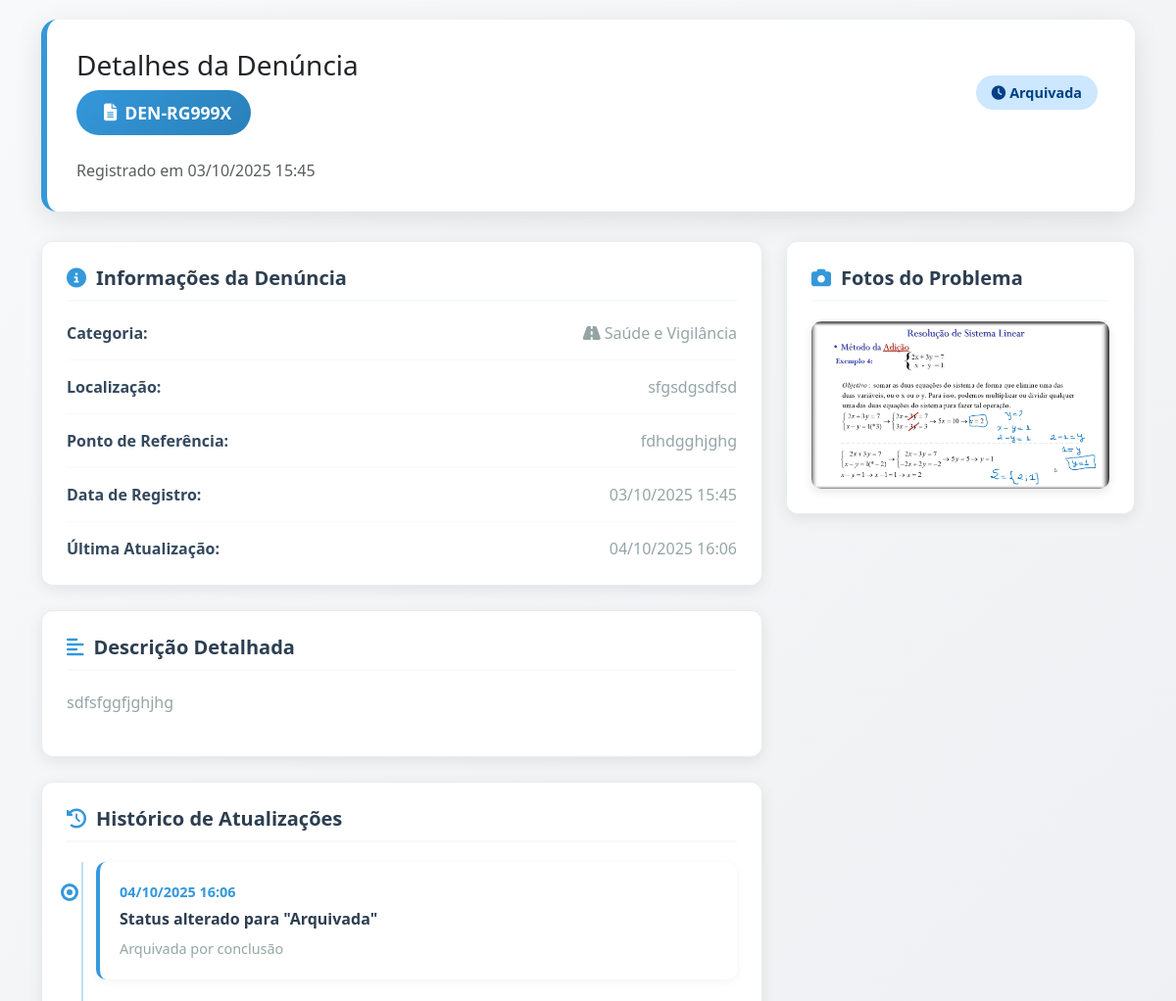
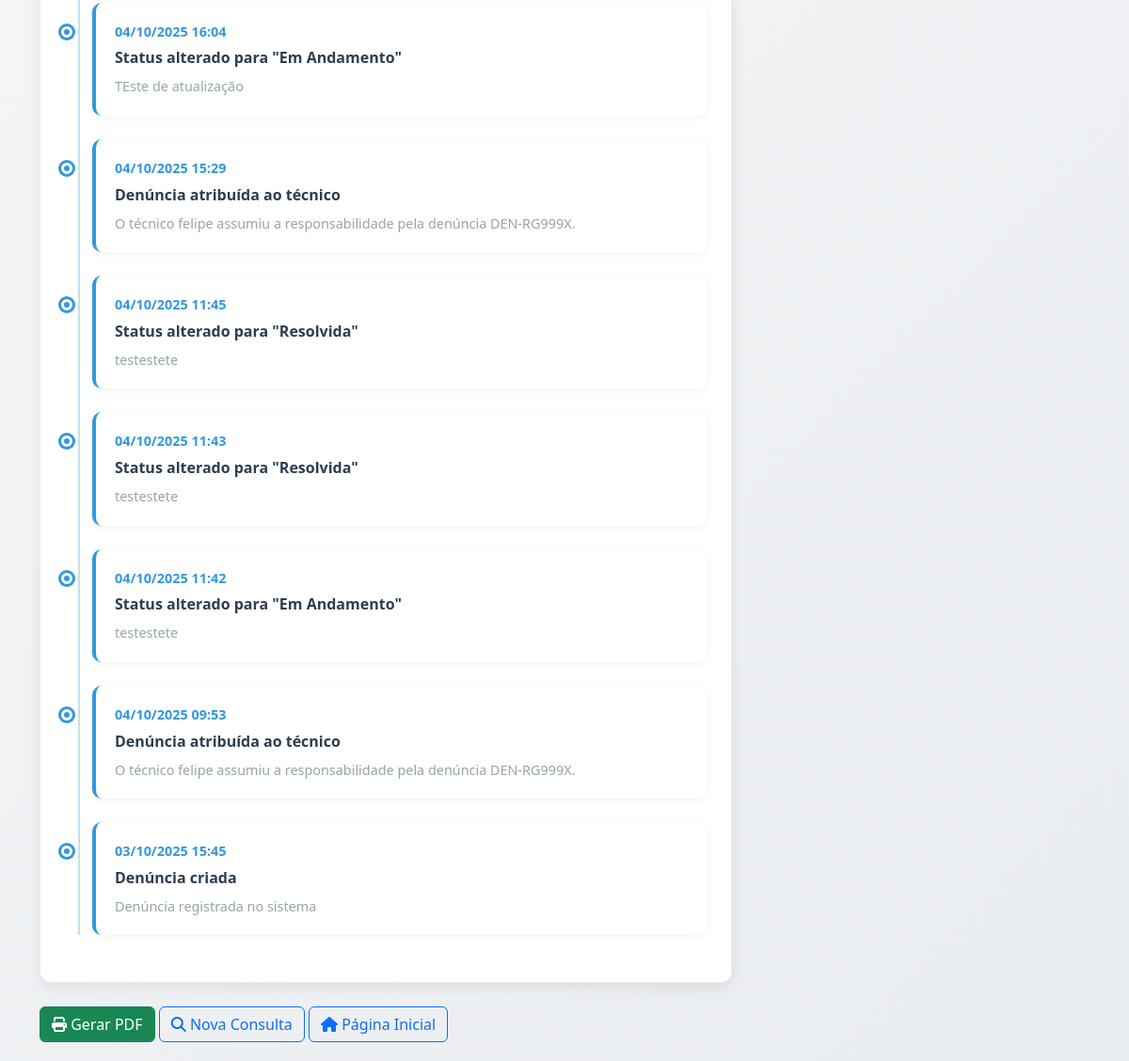
/detalhe/DEN-RG999X/, run on the app's committed database (2 pictures, top to bottom).
### denuncias/models.py (models this page shows, shortened)
class Denuncia(models.Model):
    STATUS_CHOICES = [
        ('NÃO_ATRIBUIDO', 'Aguardando Atribuição'),
        ('RECEBIDA', 'Recebida'),
        ('EM_ANALISE', 'Em Análise'),
        ('EM_ANDAMENTO', 'Em Andamento'),
        ('RESOLVIDA', 'Resolvida'),
        ('ARQUIVADA', 'Arquivada'),
    ]
    PRIORIDADE_CHOICES = [
        ('BAIXA', 'Baixa'),
        ('MEDIA', 'Média'),
        ('ALTA', 'Alta'),
        ('URGENTE', 'Urgente'),
    ]
    protocolo = models.CharField(
        max_length=10,
        primary_key=True,
        blank=True,
        editable=False,
        unique=True,
        verbose_name="Número do Protocolo"
    )
    titulo = models.CharField(
        max_length=200,
        verbose_name="Título da Denúncia",
        help_text="Título resumido do problema"
    )
    descricao = models.TextField(
        verbose_name="Descrição Detalhada",
        help_text="Descreva o problema em detalhes"
    )
    endereco = models.CharField(
        max_length=255,
        verbose_name="Localização",
        help_text="Endereço ou local onde ocorreu o problema"
    )
    ponto_referencia = models.CharField(
        max_length=255,
        blank=True,
        null=True,
        verbose_name="Ponto de Referência",
        help_text="Ponto de referência próximo (opcional)"
    )
    categoria = models.ForeignKey(
        Categoria,
        on_delete=models.PROTECT,
        related_name='denuncias',
        verbose_name="Categoria do Problema"
    )
    status = models.CharField(
        max_length=20,
        choices=STATUS_CHOICES,
        default='NÃO_ATRIBUIDO',
        verbose_name="Status da Denúncia"
    )
    prioridade = models.CharField(
        max_length=20,
        choices=PRIORIDADE_CHOICES,
        default='MEDIA',
        verbose_name="Prioridade"
    )
    contato = models.CharField(
        max_length=100,
        blank=True,
        null=True,
        verbose_name="Contato",
        help_text="Telefone ou e-mail para retorno (opcional)"
    )
    foto = models.ImageField(
        upload_to='denuncias/',
        blank=True,
        null=True,
        verbose_name="Foto do Problema",
        help_text="Faça upload de uma foto que mostre o problema",
        validators=[
            FileExtensionValidator(
                allowed_extensions=['jpg', 'jpeg', 'png', 'gif'],
                message="Somente imagens JPG, JPEG, PNG ou GIF são permitidas"
            )
        ]
    )
    data_criacao = models.DateTimeField(
        auto_now_add=True,
        verbose_name="Data de Criação"
    )
    data_atualizacao = models.DateTimeField(
        auto_now=True,
        verbose_name="Última Atualização"
    )
    data_previsao_resolucao = models.DateField(
        blank=True,
        null=True,
        verbose_name="Previsão de Resolução"
    )
    data_resolucao = models.DateField(
        blank=True,
        null=True,
        verbose_name="Data de Resolução"
    )
    resolucao = models.TextField(
        blank=True,
        null=True,
        verbose_name="Solução Aplicada",
        help_text="Descrição de como o problema foi resolvido"
    )
    observacoes_internas = models.TextField(
        blank=True,
        null=True,
        verbose_name="Observações Internas",
        help_text="Observações para uso da equipe administrativa"
    )
    tecnico = models.ForeignKey(
    'auth.User',
    null=True,
    blank=True,
    on_delete=models.SET_NULL,
    related_name='denuncias_atribuidas',
    verbose_name="Técnico Responsável"
    )
    class Meta:
        verbose_name = 'Denúncia'
        verbose_name_plural = 'Denúncias'
        ordering = ['-data_criacao']
        indexes = [
            models.Index(fields=['status']),
            models.Index(fields=['prioridade']),
            models.Index(fields=['data_criacao']),
            models.Index(fields=['categoria']),
        ]

class Categoria(models.Model):
    nome = models.CharField(max_length=100, unique=True)
    descricao = models.TextField(blank=True, null=True, help_text="Descrição opcional da categoria")
    ativo = models.BooleanField(default=True, help_text="Se a categoria está ativa para uso")
    ordem = models.PositiveIntegerField(default=0, help_text="Ordem de exibição da categoria")
    class Meta:
        verbose_name = 'Categoria'
        verbose_name_plural = 'Categorias'
        ordering = ['ordem', 'nome']

class LogDenuncia(models.Model):
    TIPO_ACAO_CHOICES = [
        ('NÃO_ATRIBUIDO', 'Aguardando Atribuição'),
        ('RECEBIDA', 'Recebida'),
        ('EM_ANALISE', 'Em Análise'),
        ('EM_ANDAMENTO', 'Em Andamento'),
        ('RESOLVIDA', 'Resolvida'),
        ('ARQUIVADA', 'Arquivada'),
    ]
    denuncia = models.ForeignKey(
        Denuncia,
        on_delete=models.CASCADE,
        related_name='logs'
    )
    tipo_acao = models.CharField(
        max_length=20,
        choices=TIPO_ACAO_CHOICES,
        verbose_name="Tipo de Ação"
    )
    acao = models.CharField(
        max_length=255,
        verbose_name="Descrição da Ação"
    )
    descricao = models.TextField(
        blank=True,
        null=True,
        verbose_name="Detalhes da Ação"
    )
    data_acao = models.DateTimeField(
        auto_now_add=True,
        verbose_name="Data da Ação"
    )
    usuario = models.ForeignKey(
        'auth.User',
        on_delete=models.SET_NULL,
        null=True,
        blank=True,
        related_name='logs_denuncias',
        verbose_name="Usuário Responsável"
    )
    dados_anteriores = models.JSONField(
        blank=True,
        null=True,
        verbose_name="Dados Anteriores"
    )
    dados_novos = models.JSONField(
        blank=True,
        null=True,
        verbose_name="Dados Novos"
    )
    class Meta:
        verbose_name = 'Log de Denúncia'
        verbose_name_plural = 'Logs de Denúncias'
        ordering = ['-data_acao']

### denuncias/views.py (the view)
# urls.py: path('detalhe/<str:protocolo>/', views.denuncia_detail_view, name='denuncia-detail'),
def denuncia_detail_view(request, protocolo):
    denuncia = get_object_or_404(Denuncia, protocolo=protocolo)
    logs = LogDenuncia.objects.filter(denuncia=denuncia)
    return render(request, 'denuncias/detail.html', {'denuncia': denuncia, 'logs': logs})

### denuncias/templates/denuncias/detail.html (shortened to what this page needs)
<!DOCTYPE html>
<html lang="pt-BR">
<head>
    <link rel="stylesheet" href="https://cdnjs.cloudflare.com/ajax/libs/font-awesome/6.4.0/css/all.min.css">
    <link href="https://cdn.jsdelivr.net/npm/bootstrap@5.3.0/dist/css/bootstrap.min.css" rel="stylesheet">
</head>
<body>
    <div class="container">
        <div class="header-section">
            <div class="d-flex flex-column flex-md-row justify-content-between align-items-start align-items-md-center mb-4">
                <div>
                    <h1 class="h3 mb-2">Detalhes da Denúncia</h1>
                    <div class="protocolo-badge">
                        <br>
                        <i class="fas fa-file-alt"></i>
                        {{ denuncia.protocolo }}
                    </div>
                </div>
                <div class="mt-3 mt-md-0">
                    <span class="status-badge status-andamento me-2">
                        <i class="fas fa-clock me-1"></i>{{ denuncia.get_status_display }}
                    </span>
                </div>
            </div>
            <p class="text-muted mb-0">Registrado em {{ denuncia.data_criacao|date:"d/m/Y H:i" }}</p>
        </div>
        <div class="row">
            <div class="col-lg-8">
                <div class="info-card">
                    <h5><i class="fas fa-info-circle"></i> Informações da Denúncia</h5>
                    <div class="info-item">
                        <span class="info-label">Categoria:</span>
                        <span class="info-value">
                            <i class="fas fa-road me-1"></i>{{ denuncia.categoria.nome }}
                        </span>
                    </div>
                    <div class="info-item">
                        <span class="info-label">Localização:</span>
                        <span class="info-value">
                            {{ denuncia.endereco }}
                        </span>
                    </div>
                    <div class="info-item">
                        <span class="info-label">Ponto de Referência:</span>
                        <span class="info-value">
                            {{ denuncia.ponto_referencia }}
                        </span>
                    </div>
                    <div class="info-item">
                        <span class="info-label">Data de Registro:</span>
                        <span class="info-value">{{ denuncia.data_criacao|date:"d/m/Y H:i" }}</span>
                    </div>
                    <div class="info-item">
                        <span class="info-label">Última Atualização:</span>
                        <span class="info-value">{{ denuncia.data_atualizacao|date:"d/m/Y H:i" }}</span>
                    </div>
                </div>
                <div class="info-card">
                    <h5><i class="fas fa-align-left"></i> Descrição Detalhada</h5>
                    <p style="color: var(--gray); line-height: 1.6;">
                        {{ denuncia.descricao }}
                    </p>
                </div>
                <div class="info-card">
                    <h5><i class="fas fa-history"></i> Histórico de Atualizações</h5>
                    <div class="timeline">
                        {% if logs %}
                            {% for log in logs %}
                            <div class="timeline-item">
                                <div class="timeline-date">{{ log.data_acao|date:"d/m/Y H:i" }}</div>
                                <div class="timeline-title">{{ log.acao }}</div>
                                <div class="timeline-description">
                                    {{ log.descricao }}
                                </div>
                            </div>
                            {% endfor %}
                        {% else %}
                            <p class="text-muted">Nenhum log encontrado para esta denúncia.</p>
                        {% endif %}
                    </div>
                </div>
            </div>
            <div class="col-lg-4">
                <div class="info-card">
                    <h5><i class="fas fa-camera"></i> Fotos do Problema</h5>
                    <div class="photo-gallery">
                        {% if denuncia.foto %}
                <div class="photo-item">
                  <img
                    src="{{ denuncia.foto.url }}"
                    alt="Foto do problema reportado - Protocolo {{ denuncia.protocolo }}"
                    style="width: 100%; height: auto; text-align: center"
                  />
                </div>
                {% endif %}
                    </div>
                </div>
            </div>
        </div>
        <div class="action-buttons">
            <a href="{% url 'denuncias:pdf-view' protocolo=denuncia.protocolo %}" class="btn btn-success">
                <i class="fas fa-print"></i> Gerar PDF
            </a>
            <a href="{% url 'denuncias:denuncia-search' %}" class="btn btn-outline-primary">
                <i class="fas fa-search"></i> Nova Consulta
            </a>
            <a href="{% url 'denuncias:home' %}" class="btn btn-outline-primary">
                <i class="fas fa-home"></i> Página Inicial
            </a>
        </div>
    </div>
</body>
</html>

### denuncias/templates/denuncias/detail.html (style rules this page uses)
:root { --primary: #3498db; --primary-dark: #2980b9; --secondary: #2c3e50; --success: #2ecc71; --warning: #f39c12; --danger: #e74c3c; --light: #ecf0f1; --dark: #34495e; --gray: #95a5a6; }
body { background: linear-gradient(135deg, #f8f9fa, #e9ecef); font-family: 'Segoe UI', Tahoma, Geneva, Verdana, sans-serif; min-height: 100vh; padding: 20px; }
.header-section { background: white; border-radius: 16px; box-shadow: 0 8px 30px rgba(0, 0, 0, 0.1); padding: 30px; margin-bottom: 30px; border-left: 6px solid var(--primary); }
.protocolo-badge { background: linear-gradient(135deg, var(--primary), var(--primary-dark)); color: white; padding: 10px 20px; border-radius: 25px; font-weight: 600; font-size: 1.1rem; display: inline-flex; align-items: center; gap: 8px; }
.status-badge { padding: 8px 16px; border-radius: 20px; font-weight: 600; font-size: 0.9rem; }
.status-andamento { background: #cce7ff; color: #004085; }
.info-card { background: white; border-radius: 12px; box-shadow: 0 4px 15px rgba(0, 0, 0, 0.08); padding: 25px; margin-bottom: 25px; border: 1px solid #e9ecef; transition: all 0.3s ease; }
.info-card h5 { color: var(--secondary); font-weight: 600; margin-bottom: 20px; display: flex; align-items: center; gap: 10px; border-bottom: 2px solid #f8f9fa; padding-bottom: 10px; }
.info-card h5 i { color: var(--primary); }
.info-item { display: flex; justify-content: space-between; align-items: flex-start; margin-bottom: 15px; padding-bottom: 15px; border-bottom: 1px solid #f8f9fa; }
.info-item:last-child { margin-bottom: 0; padding-bottom: 0; border-bottom: none; }
.info-label { font-weight: 600; color: var(--dark); flex: 1; }
.info-value { color: var(--gray); flex: 2; text-align: right; }
.timeline { position: relative; padding-left: 30px; }
.timeline::before { content: ''; position: absolute; left: 15px; top: 0; bottom: 0; width: 2px; background: var(--primary); opacity: 0.3; }
.timeline-item { position: relative; margin-bottom: 25px; padding: 20px; background: white; border-radius: 10px; box-shadow: 0 2px 10px rgba(0,0,0,0.05); border-left: 4px solid var(--primary); }
.timeline-item::before { content: ''; position: absolute; left: -37px; top: 25px; width: 12px; height: 12px; border-radius: 50%; background: var(--primary); border: 3px solid white; box-shadow: 0 0 0 3px var(--primary); }
.timeline-date { font-weight: 600; color: var(--primary); font-size: 0.9rem; margin-bottom: 5px; }
.timeline-title { font-weight: 600; color: var(--secondary); margin-bottom: 8px; }
.timeline-description { color: var(--gray); font-size: 0.9rem; line-height: 1.5; }
.photo-gallery { display: grid; grid-template-columns: repeat(auto-fit, minmax(200px, 1fr)); gap: 15px; margin-top: 15px; }
.photo-item { border-radius: 10px; overflow: hidden; box-shadow: 0 3px 10px rgba(0,0,0,0.1); transition: all 0.3s ease; cursor: pointer; }
.photo-item img { width: 100%; height: 150px; object-fit: cover; }
.header-section { animation: fadeInUp 0.6s ease-out; }
.info-card:nth-child(1) { animation: fadeInUp 0.6s ease-out 0.2s both; }
.info-card:nth-child(2) { animation: fadeInUp 0.6s ease-out 0.3s both; }
.info-card:nth-child(3) { animation: fadeInUp 0.6s ease-out 0.4s both; }
a { color: var(--primary); text-decoration: none; }

### data on the page
Denuncia: protocolo "DEN-RG999X", status "Arquivada", data_criacao "03/10/2025 15:45", categoria.nome "Saúde e Vigilância", endereco "sfgsdgsdfsd", ponto_referencia "fdhdgghjghg", data_atualizacao "04/10/2025 16:06", descricao "sdfsfggfjghjhg", foto (picture)
LogDenuncia: data_acao "04/10/2025 16:06", acao "Status alterado para \"Arquivada\"", descricao "Arquivada por conclusão"
LogDenuncia: data_acao "04/10/2025 16:04", acao "Status alterado para \"Em Andamento\"", descricao "TEste de atualização"
LogDenuncia: data_acao "04/10/2025 15:29", acao "Denúncia atribuída ao técnico", descricao "O técnico felipe assumiu a responsabilidade pela denúncia DEN-RG999X."
LogDenuncia: data_acao "04/10/2025 11:45", acao "Status alterado para \"Resolvida\"", descricao "testestete"
LogDenuncia: data_acao "04/10/2025 11:43", acao "Status alterado para \"Resolvida\"", descricao "testestete"
LogDenuncia: data_acao "04/10/2025 11:42", acao "Status alterado para \"Em Andamento\"", descricao "testestete"
LogDenuncia: data_acao "04/10/2025 09:53", acao "Denúncia atribuída ao técnico", descricao "O técnico felipe assumiu a responsabilidade pela denúncia DEN-RG999X."
LogDenuncia: data_acao "03/10/2025 15:45", acao "Denúncia criada", descricao "Denúncia registrada no sistema"
